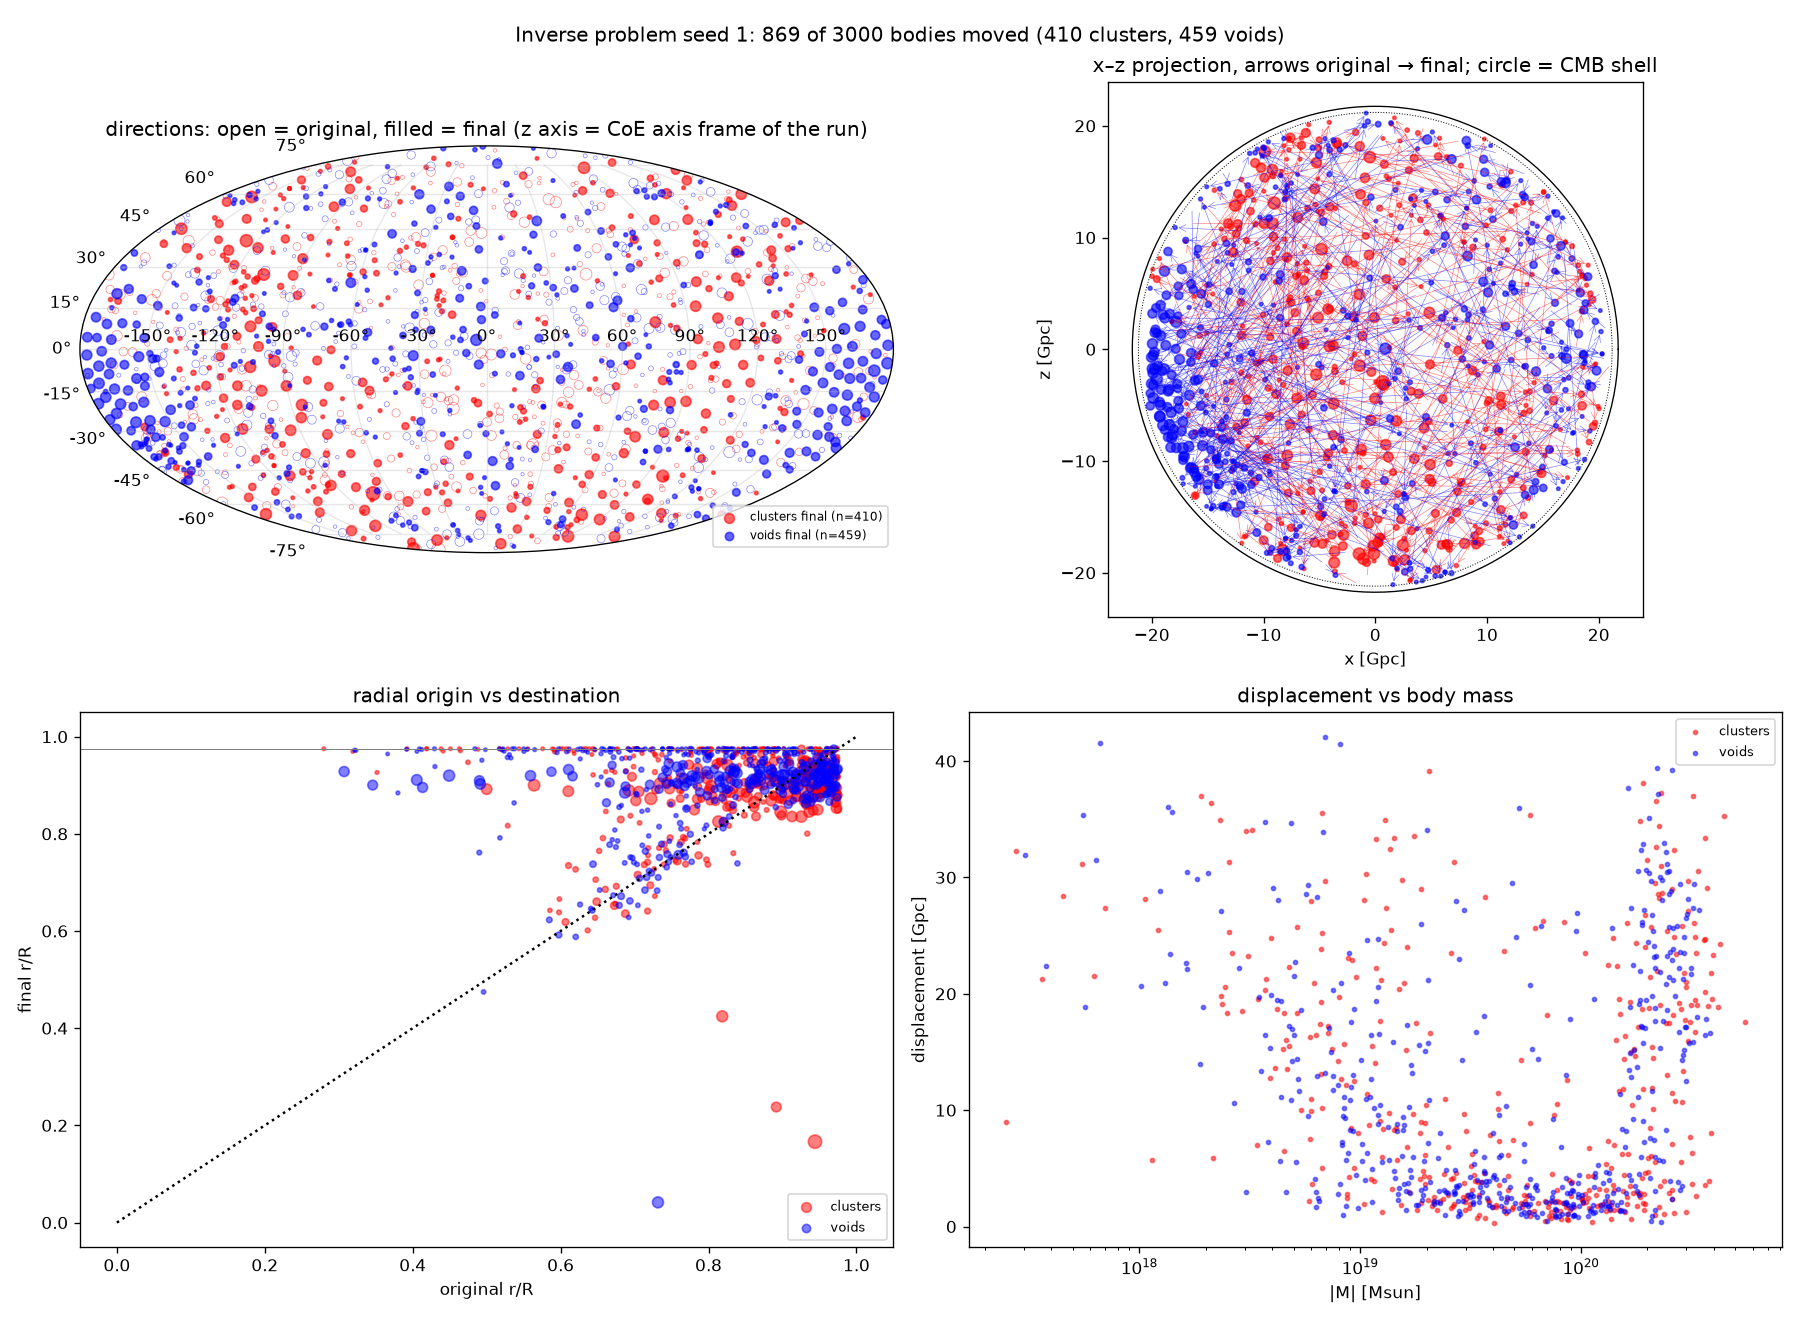

This figure's Python source:
# (c) Which bodies moved (seed 1): clusters (delta>0, red) vs voids (delta<0, blue), from where to where, marker size ~ |M|.
# Panels: sky (Mollweide lon/lat of direction) original (open) -> final (filled); x-z projection with arrows; r_orig vs r_final; displacement vs |M|.
import json,numpy as np,matplotlib;matplotlib.use('Agg');import matplotlib.pyplot as plt
W='/workspace/coepdf/joint_solve/phase5/web/inverse/';R=21.7439;z=np.load(W+'inv_s1.npz')
for k in ('y0','y','M'):
    if not np.all(np.isfinite(z[k])):raise SystemExit('NONFINITE '+k)
m=z['moved'];y0=z['y0'][m];y=z['y'][m];M=z['M'][m];cl=M>0;s=4+60*np.abs(M)/np.abs(z['M']).max()
def ang(v):r=np.linalg.norm(v,axis=1);return np.arctan2(v[:,1],v[:,0]),np.arcsin(v[:,2]/r)
fig=plt.figure(figsize=(15,11))
a=fig.add_subplot(221,projection='mollweide')
for sel,c,n in ((cl,'r','clusters'),(~cl,'b','voids')):
    l0,b0=ang(y0[sel]);l1,b1=ang(y[sel]);a.scatter(l0,b0,s=s[sel],facecolors='none',edgecolors=c,lw=0.4,alpha=0.5);a.scatter(l1,b1,s=s[sel],c=c,alpha=0.6,label=f'{n} final (n={sel.sum()})')
a.set_title('directions: open = original, filled = final (z axis = CoE axis frame of the run)');a.legend(fontsize=7,loc='lower right');a.grid(alpha=0.3)
a=fig.add_subplot(222)
for sel,c in ((cl,'r'),(~cl,'b')):
    for p,q in zip(y0[sel],y[sel]):a.annotate('',q[[0,2]],p[[0,2]],arrowprops=dict(arrowstyle='->',color=c,lw=0.4,alpha=0.5))
    a.scatter(y[sel][:,0],y[sel][:,2],s=s[sel],c=c,alpha=0.6)
t=np.linspace(0,2*np.pi,300);a.plot(R*np.cos(t),R*np.sin(t),'k',lw=0.8);a.plot(0.975*R*np.cos(t),0.975*R*np.sin(t),'k:',lw=0.6)
a.set_aspect('equal');a.set_xlabel('x [Gpc]');a.set_ylabel('z [Gpc]');a.set_title('x–z projection, arrows original → final; circle = CMB shell')
a=fig.add_subplot(223);r0=np.linalg.norm(y0,axis=1)/R;r1=np.linalg.norm(y,axis=1)/R
for sel,c,n in ((cl,'r','clusters'),(~cl,'b','voids')):a.scatter(r0[sel],r1[sel],s=s[sel],c=c,alpha=0.5,label=n)
a.plot([0,1],[0,1],'k:');a.axhline(0.975,color='gray',lw=0.6);a.set_xlabel('original r/R');a.set_ylabel('final r/R');a.legend(fontsize=8);a.set_title('radial origin vs destination')
a=fig.add_subplot(224);d=np.linalg.norm(y-y0,axis=1)
for sel,c,n in ((cl,'r','clusters'),(~cl,'b','voids')):a.scatter(np.abs(M[sel]),d[sel],s=6,c=c,alpha=0.5,label=n)
a.set_xscale('log');a.set_xlabel('|M| [Msun]');a.set_ylabel('displacement [Gpc]');a.legend(fontsize=8);a.set_title('displacement vs body mass')
fig.suptitle(f'Inverse problem seed 1: {m.sum()} of {len(m)} bodies moved ({cl.sum()} clusters, {(~cl).sum()} voids)');fig.tight_layout();fig.savefig(W+'moved_map.png',dpi=120)
print(dict(n=int(m.sum()),clusters=int(cl.sum()),voids=int((~cl).sum()),Mabs_med=float(np.median(np.abs(M))),disp_med_cl=float(np.median(d[cl])),disp_med_void=float(np.median(d[~cl])),r1_mean_cl=float(r1[cl].mean()),r1_mean_void=float(r1[~cl].mean())))
